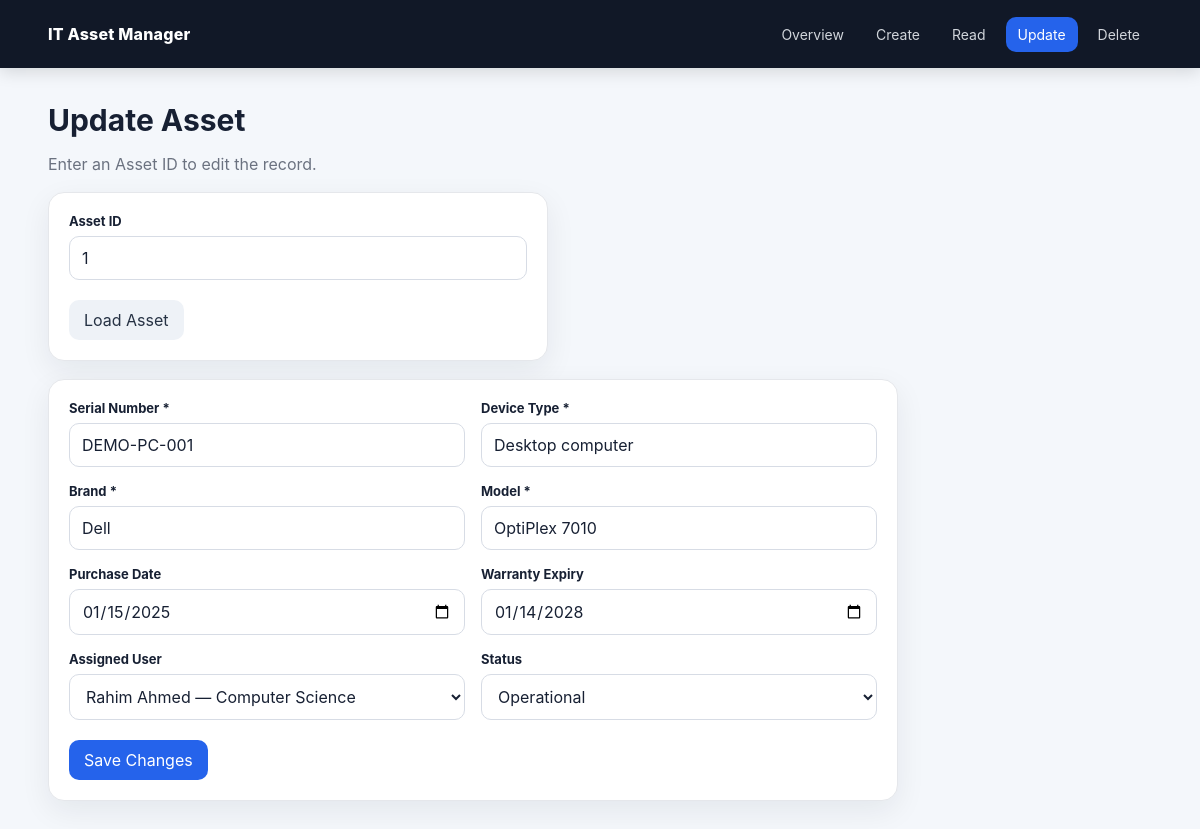
The page /CRUD_Operation/update.php?id=1 on the database its author committed.
### tables this page shows
CREATE TABLE Assets (
  AssetID INT UNSIGNED AUTO_INCREMENT PRIMARY KEY,
  SerialNo VARCHAR(100) NOT NULL UNIQUE,
  DeviceType VARCHAR(50) NOT NULL,
  Brand VARCHAR(50) NOT NULL,
  Model VARCHAR(50) NOT NULL,
  PurchaseDate DATE NULL,
  WarrantyExpiry DATE NULL,
  AssignedUserID INT UNSIGNED NULL,
  Status ENUM('Operational','Maintenance Required','Under Repair','Retired')
    NOT NULL DEFAULT 'Operational',
  CreatedAt TIMESTAMP DEFAULT CURRENT_TIMESTAMP,
  UpdatedAt TIMESTAMP DEFAULT CURRENT_TIMESTAMP ON UPDATE CURRENT_TIMESTAMP,
  CONSTRAINT fk_assets_user
    FOREIGN KEY (AssignedUserID) REFERENCES Users(UserID)
    ON UPDATE CASCADE ON DELETE SET NULL
);

CREATE TABLE Users (
  UserID INT UNSIGNED AUTO_INCREMENT PRIMARY KEY,
  FullName VARCHAR(100) NOT NULL,
  Department VARCHAR(50) NOT NULL,
  Email VARCHAR(100) NOT NULL UNIQUE,
  CreatedAt TIMESTAMP DEFAULT CURRENT_TIMESTAMP
);

### CRUD_Operation/update.php (the view, shortened to what this page needs)
<?php
require 'config.php';
$users=$pdo->query("SELECT UserID,FullName,Department FROM Users ORDER BY FullName")->fetchAll();
$id=(int)($_GET['id'] ?? $_POST['AssetID'] ?? 0);
$asset=null;
if($id){$st=$pdo->prepare("SELECT * FROM Assets WHERE AssetID=?");$st->execute([$id]);$asset=$st->fetch();}
?>
<!doctype html><html lang="en"><head><meta charset="utf-8"><meta name="viewport" content="width=device-width,initial-scale=1">
<title>Update Asset</title><link rel="stylesheet" href="style.css"></head><body>
<header class="topbar"><div class="container nav"><a class="brand" href="overview.php">IT Asset Manager</a>
<nav class="navlinks"><a href="overview.php">Overview</a><a href="create.php">Create</a><a href="read.php">Read</a><a class="active" href="update.php">Update</a><a href="delete.php">Delete</a></nav></div></header>
<main class="container"><h1>Update Asset</h1><p class="muted">Enter an Asset ID to edit the record.</p>
<form method="get" class="card" style="max-width:500px;margin:18px 0"><div class="field"><label>Asset ID</label><input type="number" name="id" min="1" value="<?=$id?>" required></div><div class="actions"><button class="btn btn-secondary">Load Asset</button></div></form>
<?php if($asset): ?><form method="post" class="card form-card"><input type="hidden" name="AssetID" value="<?=$asset['AssetID']?>">
<div class="form-grid">
<div class="field"><label>Serial Number *</label><input name="SerialNo" value="<?=htmlspecialchars($asset['SerialNo'])?>" required></div>
<div class="field"><label>Device Type *</label><input name="DeviceType" value="<?=htmlspecialchars($asset['DeviceType'])?>" required></div>
<div class="field"><label>Brand *</label><input name="Brand" value="<?=htmlspecialchars($asset['Brand'])?>" required></div>
<div class="field"><label>Model *</label><input name="Model" value="<?=htmlspecialchars($asset['Model'])?>" required></div>
<div class="field"><label>Purchase Date</label><input type="date" name="PurchaseDate" value="<?=htmlspecialchars($asset['PurchaseDate']??'')?>"></div>
<div class="field"><label>Warranty Expiry</label><input type="date" name="WarrantyExpiry" value="<?=htmlspecialchars($asset['WarrantyExpiry']??'')?>"></div>
<div class="field"><label>Assigned User</label><select name="AssignedUserID"><option value="">Unassigned</option>
<?php foreach($users as $u): ?><option value="<?=$u['UserID']?>" <?=$asset['AssignedUserID']==$u['UserID']?'selected':''?>><?=htmlspecialchars($u['FullName'].' — '.$u['Department'])?></option><?php endforeach; ?></select></div>
<div class="field"><label>Status</label><select name="Status"><?php foreach(['Operational','Maintenance Required','Under Repair','Retired'] as $s): ?><option <?=$asset['Status']===$s?'selected':''?>><?=$s?></option><?php endforeach; ?></select></div>
</div><div class="actions"><button class="btn btn-primary">Save Changes</button></div></form>
<?php elseif($id): ?><div class="alert error">Asset #<?=$id?> was not found.</div><?php endif; ?>
</main></body></html>

### CRUD_Operation/style.css (style rules this page uses)
:root { --bg:#f4f7fb; --surface:#fff; --text:#172033; --muted:#6b7280; --primary:#2563eb; --primary-dark:#1d4ed8; --border:#e5e7eb; --success:#15803d; --warning:#b45309; --danger:#b91c1c; --shadow:0 10px 30px rgba(15,23,42,.07); --radius:16px; }
* { box-sizing:border-box }
body { margin:0;font-family:Inter,system-ui,-apple-system,Segoe UI,sans-serif; background:var(--bg);color:var(--text) }
a { color:inherit;text-decoration:none }
.container { width:min(1180px,92%);margin:auto }
.topbar { background:#111827;color:#fff;position:sticky;top:0;z-index:20;box-shadow:0 4px 16px #0002 }
.nav { min-height:68px;display:flex;align-items:center;justify-content:space-between;gap:20px }
.brand { font-weight:800;letter-spacing:.2px }
.navlinks { display:flex;gap:8px;flex-wrap:wrap }
.navlinks a { padding:9px 12px;border-radius:10px;color:#d1d5db;font-size:14px }
.navlinks a:hover,.navlinks a.active { background:#2563eb;color:#fff }
main { padding:34px 0 60px }
h1 { margin:0 0 7px;font-size:30px }
.muted { color:var(--muted) }
.card { background:var(--surface);border:1px solid var(--border);border-radius:var(--radius);padding:20px;box-shadow:var(--shadow) }
.form-card { max-width:850px }
.form-grid { display:grid;grid-template-columns:repeat(2,1fr);gap:16px }
.field { display:flex;flex-direction:column;gap:7px }
label { font-size:13px;font-weight:700 }
input,select,textarea { width:100%;border:1px solid #d7dce5;border-radius:10px;padding:11px 12px;background:#fff;font:inherit;color:var(--text) }
.actions { display:flex;gap:10px;flex-wrap:wrap;margin-top:20px }
.btn { display:inline-flex;align-items:center;justify-content:center;border:0;border-radius:10px;padding:10px 15px;font-weight:700;cursor:pointer;font:inherit }
.btn-primary { background:var(--primary);color:#fff }
.btn-secondary { background:#eef2f7;color:#263244 }

### rows shown on the page
assets: SerialNo "DEMO-PC-001", DeviceType "Desktop computer", Brand "Dell", Model "OptiPlex 7010", PurchaseDate "01/15/2025", WarrantyExpiry "01/14/2028", AssignedUserID "Rahim Ahmed — Computer Science", Status "Operational"
